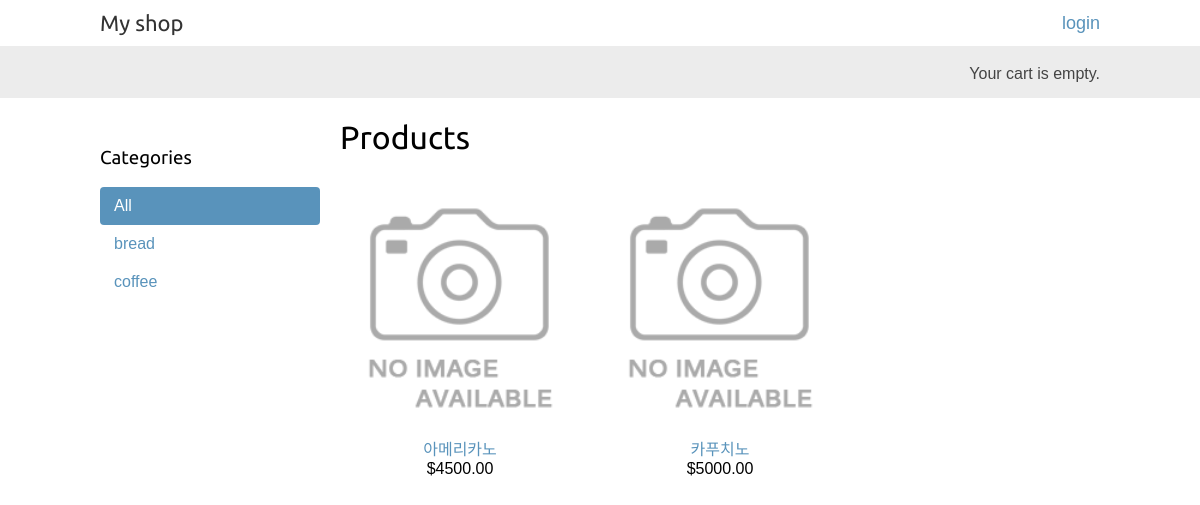
The page / on the database its author committed.
### shop/models.py (models this page shows, shortened)
class Category(models.Model):
    name = models.CharField(max_length=200)
    slug = models.SlugField(max_length=200, unique = True)
    class Meta:
        ordering = ['name']
        indexes = [
            models.Index(fields=['name']),
        ]
        verbose_name = 'category'
        verbose_name_plural = 'categories'
    def get_absolute_url(self):
        return reverse('shop:product_list_by_category', args = [self.slug])

class Product(models.Model):
    category = models.ForeignKey(Category, related_name='products', on_delete=models.CASCADE)
    name = models.CharField(max_length=200)
    slug = models.SlugField(max_length=200, unique=True, allow_unicode=True)
    image = models.ImageField(upload_to='products/%Y/%m/%d', blank=True)
    description = models.TextField(blank=True)
    price = models.DecimalField(max_digits=10, decimal_places=2)
    available = models.BooleanField(default=True)
    created = models.DateTimeField(auto_now_add=True)
    updated = models.DateTimeField(auto_now=True)
    class Meta:
        ordering = ['name']
        indexes = [
            models.Index(fields=['id','slug']),
            models.Index(fields=['name']),
            models.Index(fields=['-created']),
        ]
    def get_absolute_url(self):
        return reverse('shop:product_detail', args=[self.id, self.slug])

### shop/views.py (the view)
# urls.py: path('', views.product_list, name='product_list'),
def product_list(request, category_slug = None):
    category = None
    categories = Category.objects.all()
    products = Product.objects.filter(available = True)
    if category_slug:
        category = get_object_or_404(Category, slug = category_slug)
        products = products.filter(category = category)
    return render(request, 'shop/product/list.html',
                  {'category':category,
                   'categories':categories,
                   'products':products})

### cart/cart.py (called while the page is built)
    def __len__(self):
        return sum(item['quantity'] for item in self.cart.values())

### cart/context_processors.py (called while the page is built)
def cart(request):
    return {'cart': Cart(request)}

### shop/templates/shop/product/list.html (shortened to what this page needs)
{% extends 'shop/base.html' %}
{% load static %}
{% block content %}
    <div id="sidebar">
        <h3>Categories</h3>
        <ul>
            <li {% if not category%} class="selected"{% endif %}>
                <a href="{% url 'shop:product_list' %}">All</a>
            </li>
            {% for c in categories %}
                <li {% if category.slug == c.slug %} class="selected" {% endif %}>
                    <a href="{{ c.get_absolute_url }}">{{ c.name }}</a>
                </li>
            {% endfor %}
        </ul>
    </div>
    <div id="main" class="product-list">
        <h1>{% if category %} {{ category.name }} {% else %} Products {% endif %}</h1>
        {% for product in products %}
            <div class="item">
                <a href="{{product.get_absolute_url}}">
                    <img src="{% if product.image %}{{product.image.url}}{% else %}{% static 'img/no_img.png' width = 180px  %}{% endif %}" alt="">
                </a>
                <a href="{{product.get_absolute_url}}">{{product.name}}</a>
                <br>
                ${{product.price}}
            </div>
        {%endfor%}
    </div>
{% endblock content %}

### shop/templates/shop/base.html (shortened to what this page needs)
{% load static %}
<!doctype html>
<html lang="en">
<head>
    <link rel="stylesheet" href="{% static 'css/base.css' %}">
</head>
<body>
    <div id="header">
        <a href="/" class="logo">My shop</a>
    {% if request.user.is_authenticated %}
    {{request.user}}님 <a href="{% url 'account:logout' %}"> logout</a>
    {% else %}
    <a href="{% url 'account:login' %}">login</a>
    {% endif  %}
    </div>
    <div id="subheader">
        <div class="cart">
            {% with total_items=cart|length %}
                {% if total_items > 0 %}
             Your cart:
            <a href="{% url 'cart:cart_detail' %}">
                {{ total_item}} item {{total_item|pluralize}} ,
                ${{ cart.get_total_price}}
            </a>
            {% elif not order %}
                Your cart is empty.
            {% endif%}
            {% endwith %}
        </div>
    </div>
    <div id="content">
        {% block content %}
        {% endblock %}
    </div>
</body>
</html>

### shop/static/css/base.css (style rules this page uses)
body { margin:0; padding:0; font-family:helvetica, sans-serif; }
h1, h2, h3, h4, h5 , h6 { font-family: 'Ubuntu', sans-serif; font-weight:normal; }
a { text-decoration:none; color:#5993bb; }
#header { display: flex; justify-content: space-between; align-items: center; padding:10px 100px; font-size:18px; overflow:auto; }
#subheader { background:#ececec; color:#444; padding:15px 100px; overflow:auto; }
#header .logo { font-family: 'Ubuntu', sans-serif; float:left; color:#333; font-size:22px; margin-right:10%; }
#subheader .cart { float:right; padding-top:4px; }
#content { padding:0 100px; overflow:hidden; }
#sidebar { width:220px; padding:30px 20px 0 0; float:left; }
#sidebar ul { margin:0; padding:0; }
#sidebar ul li { margin:0; list-style:none; padding:10px 14px; }
#sidebar ul li a { display:block; }
#sidebar ul li.selected { background:#5993bb; border-radius:4px; }
#sidebar ul li.selected a { color:#fff; }
#main { float:left; width: 96%; margin-right:-220px; overflow:hidden; }
.product-list .item { width:25%; padding:10px 20px 10px 0; float:left; text-align:center; line-height:1.2; }
.product-list .item img { width:100%; margin-bottom:8px; }

### rows shown on the page
Category: name "bread"
Category: name "coffee"
Product: name "아메리카노", price "4500.00"
Product: name "카푸치노", price "5000.00"
